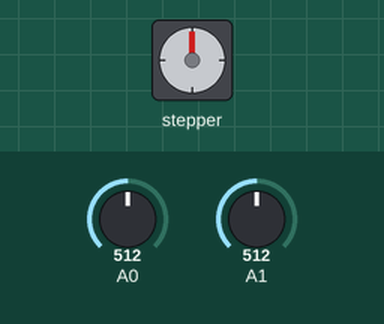
Recording of a sketch running on a simulated Arduino Uno, built with avr-gcc and run on an emulated ATmega328P. Shown: stepper motor. The test bench sets the inputs (shaded band); at power-on: A0 = 512, A1 = 512. Stepper angles assume 2048 steps per turn.

Above: at 1.2 s.
1.3 s: A0 set to 530
At 1.8 s:
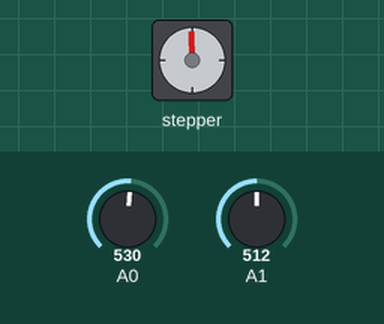
4.3 s: A1 set to 0
5.9 s: A1 set to 122
At 6.4 s:
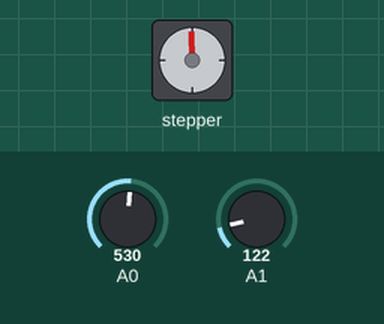
8.9 s: A0 set to 716
11.9 s: A0 set to 900
At 12.32 s:
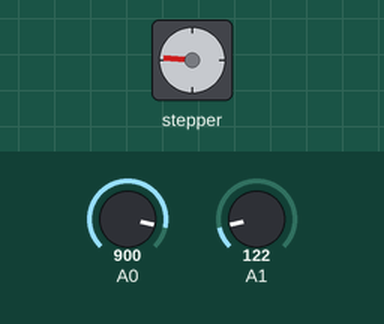
Timing chart, 0 to 18.9 s (numbered marks = the images above; inputs shaded):
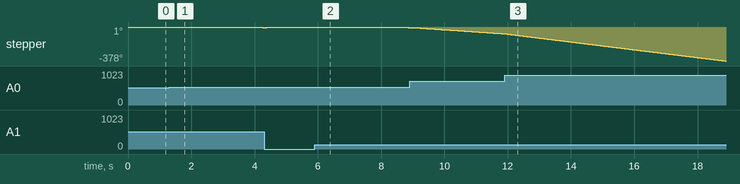

The sketch:

Stepper_Module.ino
```cpp
/*
  Stepper Motor Demonstration 1
  Stepper-Demo1.ino
  Demonstrates 28BYJ-48 Unipolar Stepper with ULN2003 Driver
  Uses Arduino Stepper Library

  DroneBot Workshop 2018
  https://dronebotworkshop.com
*/

//Include the Arduino Stepper Library
#include <Stepper.h>

// Define Constants

// Number of steps per internal motor revolution
const float STEPS_PER_REV = 32;

//  Amount of Gear Reduction
const float GEAR_RED = 64;

// Number of steps per geared output rotation
const float STEPS_PER_OUT_REV = STEPS_PER_REV * GEAR_RED;

// Define Variables

// Number of Steps Required
int StepsRequired;

// Create Instance of Stepper Class
// Specify Pins used for motor coils
// The pins used are 8,9,10,11
// Connected to ULN2003 Motor Driver In1, In2, In3, In4
// Pins entered in sequence 1-3-2-4 for proper step sequencing

Stepper steppermotor(STEPS_PER_REV, 8, 10, 9, 11);

int Value = 511;  // variable to store the value coming from the sensor
int Value1 = 511;
int TotalRotation = 0;
int direction = 0;
int speed = 0;

void setup()
{
pinMode(12, INPUT);
}

void loop()
{

  // read the value from the sensor:
  Value = analogRead(A0);
  Value1 = analogRead(A1);
  direction = 0;
  speed = 0;

  if(Value1 == 0){
    int stepsNeeded = -1*TotalRotation;
    speed = 700;
    steppermotor.setSpeed(speed);
    steppermotor.step(stepsNeeded);
    TotalRotation = 0;
  } else {
    if (Value > 520){
      direction = -1;
      speed = map(Value, 520, 1023, 1, 700);
    } else if (Value < 500){
      direction = 1;
      speed = map(Value, 500, 0, 1, 700);
    } else {
      speed = 0;
      direction = 0;
    }
  }

    steppermotor.setSpeed(speed);
    steppermotor.step(direction);

    if(direction == 1){
      TotalRotation++;
    } else if(direction == -1){
      TotalRotation--;
    }

//    Serial.print("Analogue Value: ");
//    Serial.print(Value);
//    Serial.print(" ");
//    Serial.print("|");
//    Serial.print(" ");
//    Serial.print("Speed/Direction: ");
//    Serial.print(speed);
//    Serial.print("/");
//    Serial.print(direction);
//    Serial.print(" ");
//    Serial.print("|");
//    Serial.print(" ");
//    Serial.print("Total Rotation: ");
//    Serial.print(TotalRotation);
//    Serial.print('\n');
}
```
